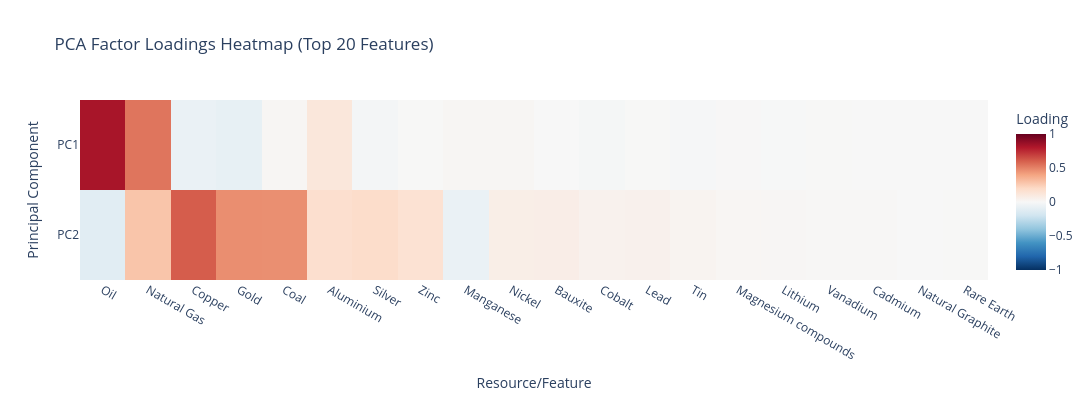
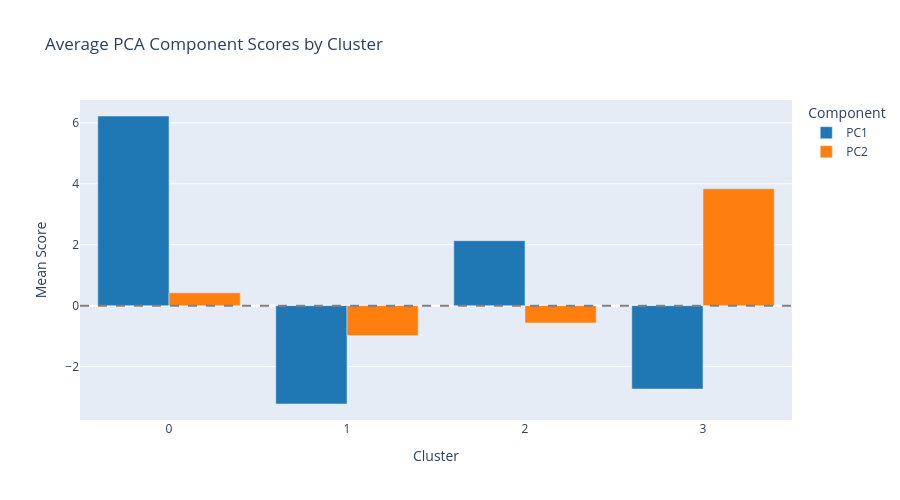
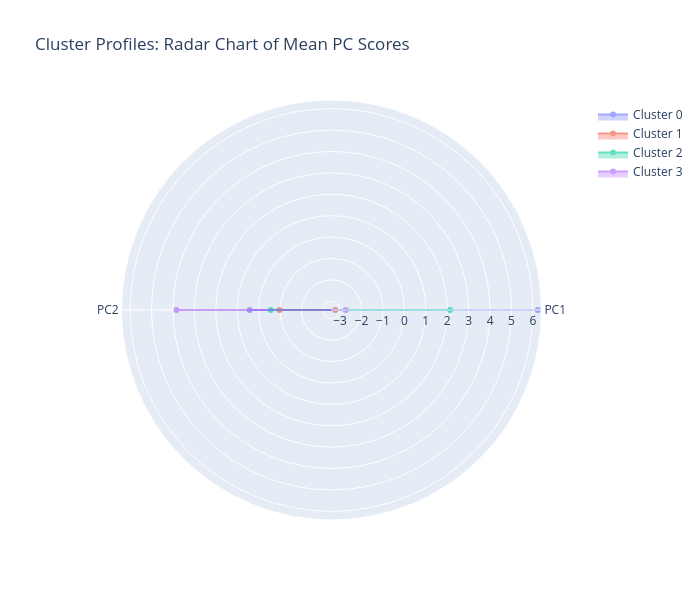

The notebook cell these images were saved under, in order:
### Code cell
# =============================================================================
# PART A: Complete Factor Loadings for All 3 PCA Components
# =============================================================================

# Get loadings (correlations between original variables and PCs)
loadings_full = pd.DataFrame(
    pca.components_.T,
    columns=['PC1', 'PC2'],
    index=feature_cols
)

# Display top loadings for each component
print("=" * 70)
print("FACTOR LOADINGS BY PRINCIPAL COMPONENT")
print("=" * 70)

for pc in ['PC1', 'PC2']:
    var_explained = pca.explained_variance_ratio_[int(pc[-1])-1] * 100
    print(f"\n{pc} ({var_explained:.1f}% variance explained)")
    print("-" * 50)
    
    # Sort by absolute loading value
    sorted_loadings = loadings_full[pc].reindex(
        loadings_full[pc].abs().sort_values(ascending=False).index
    )
    
    # Show top 10 positive and negative loadings
    print("\nTop 10 Positive Loadings:")
    top_pos = sorted_loadings[sorted_loadings > 0].head(10)
    for feat, val in top_pos.items():
        print(f"  {feat:40s} {val:+.4f}")
    
    print("\nTop 10 Negative Loadings:")
    top_neg = sorted_loadings[sorted_loadings < 0].head(10)
    for feat, val in top_neg.items():
        print(f"  {feat:40s} {val:+.4f}")

# =============================================================================
# PART B: Loadings Heatmap Visualisation
# =============================================================================

# Select top features by overall importance
top_20_features = loadings_full.abs().sum(axis=1).nlargest(20).index

fig_loadings = px.imshow(
    loadings_full.loc[top_20_features].T,
    labels=dict(x="Resource/Feature", y="Principal Component", color="Loading"),
    title="PCA Factor Loadings Heatmap (Top 20 Features)",
    color_continuous_scale='RdBu_r',
    aspect='auto',
    zmin=-1, zmax=1
)
fig_loadings.update_layout(width=1200, height=400)
fig_loadings.show()

# =============================================================================
# PART C: Cluster Profile - Average PC Scores by Cluster
# =============================================================================

print("\n" + "=" * 70)
print("CLUSTER PROFILES: AVERAGE PCA COMPONENT SCORES")
print("=" * 70)

cluster_means = pca_df.groupby('Cluster')[['PC1', 'PC2']].mean()
cluster_stds = pca_df.groupby('Cluster')[['PC1', 'PC2']].std()
cluster_counts = pca_df.groupby('Cluster').size()

print("\nMean PC Scores by Cluster:")
print(cluster_means.round(3).to_string())

print("\nCluster Sizes:")
print(cluster_counts.to_string())

# Interpretation table
print("\n" + "-" * 70)
print("CLUSTER INTERPRETATION:")
print("-" * 70)

for cluster in sorted(pca_df['Cluster'].unique()):
    n = cluster_counts[cluster]
    pc1_mean = cluster_means.loc[cluster, 'PC1']
    pc2_mean = cluster_means.loc[cluster, 'PC2']

    
    print(f"\nCluster {cluster} (n={n}):")
    print(f"  PC1: {pc1_mean:+.2f}  |  PC2: {pc2_mean:+.2f}  ")
    
    # Sample countries
    sample = pca_df[pca_df['Cluster'] == cluster]['Country'].head(5).tolist()
    print(f"  Sample countries: {', '.join(sample)}")

# =============================================================================
# PART D: Visualise Cluster Means
# =============================================================================

cluster_means_long = cluster_means.reset_index().melt(
    id_vars='Cluster',
    var_name='Component',
    value_name='Mean Score'
)

fig_cluster = px.bar(
    cluster_means_long,
    x='Cluster',
    y='Mean Score',
    color='Component',
    barmode='group',
    title='Average PCA Component Scores by Cluster',
    color_discrete_sequence=['#1f77b4', '#ff7f0e', '#2ca02c']
)
fig_cluster.update_layout(width=900, height=500)
fig_cluster.add_hline(y=0, line_dash="dash", line_color="gray")
fig_cluster.show()

# =============================================================================
# PART E: Radar Chart for Cluster Profiles
# =============================================================================

fig_radar = go.Figure()

for cluster in sorted(pca_df['Cluster'].unique()):
    values = cluster_means.loc[cluster].tolist()
    values.append(values[0])  # Close the radar
    
    fig_radar.add_trace(go.Scatterpolar(
        r=values,
        theta=['PC1', 'PC2',],
        name=f'Cluster {cluster}',
        fill='toself',
        opacity=0.6
    ))

fig_radar.update_layout(
    polar=dict(radialaxis=dict(visible=True)),
    title='Cluster Profiles: Radar Chart of Mean PC Scores',
    width=700,
    height=600
)
fig_radar.show()

### Figure 1 — Plotly figure (JSON) as saved in the notebook; plotly's stock layout.template omitted (floating-point values rounded to 4 significant figures)
{"data": [{"coloraxis": "coloraxis", "hovertemplate": "Resource/Feature: %{x}<br>Principal Component: %{y}<br>Loading: %{z}<extra></extra>", "name": "0", "type": "heatmap", "x": ["Oil", "Natural Gas", "Copper", "Gold", "Coal", "Aluminium", "Silver", "Zinc", "Manganese", "Nickel", "Bauxite", "Cobalt", "Lead", "Tin", "Magnesium compounds", "Lithium", "Vanadium", "Cadmium", "Natural Graphite", "Rare Earth"], "xaxis": "x", "y": ["PC1", "PC2"], "yaxis": "y", "z": [[0.8258, 0.5398, -0.0692, -0.08221, 0.01485, 0.1157, -0.0216, 0.003358, 0.01646, 0.01615, 0.0009731, -0.01491, 0.002663, -0.01244, 0.004454, -0.003551, 0.002244, 0.001117, -0.002176, 0.0005699], [-0.1143, 0.2828, 0.6071, 0.4676, 0.4646, 0.1681, 0.1826, 0.1517, -0.0679, 0.06784, 0.06801, 0.04156, 0.04645, 0.03006, 0.01669, 0.01347, 0.00841, 0.007838, -0.002586, 0.002136]]}], "layout": {"coloraxis": {"cmax": 1, "cmin": -1, "colorbar": {"title": {"text": "Loading"}}, "colorscale": [[0, "rgb(5,48,97)"], [0.1, "rgb(33,102,172)"], [0.2, "rgb(67,147,195)"], [0.3, "rgb(146,197,222)"], [0.4, "rgb(209,229,240)"], [0.5, "rgb(247,247,247)"], [0.6, "rgb(253,219,199)"], [0.7, "rgb(244,165,130)"], [0.8, "rgb(214,96,77)"], [0.9, "rgb(178,24,43)"], [1, "rgb(103,0,31)"]]}, "height": 400, "title": {"text": "PCA Factor Loadings Heatmap (Top 20 Features)"}, "width": 1200, "xaxis": {"anchor": "y", "domain": [0, 1], "title": {"text": "Resource/Feature"}}, "yaxis": {"anchor": "x", "autorange": "reversed", "domain": [0, 1], "title": {"text": "Principal Component"}}}}

### Figure 2 — Plotly figure (JSON) as saved in the notebook; plotly's stock layout.template omitted (floating-point values rounded to 4 significant figures)
{"data": [{"alignmentgroup": "True", "hovertemplate": "Component=PC1<br>Cluster=%{x}<br>Mean Score=%{y}<extra></extra>", "legendgroup": "PC1", "marker": {"color": "#1f77b4", "pattern": {"shape": ""}}, "name": "PC1", "offsetgroup": "PC1", "orientation": "v", "showlegend": true, "textposition": "auto", "type": "bar", "x": ["0", "1", "2", "3"], "xaxis": "x", "y": [6.226, -3.228, 2.133, -2.736], "yaxis": "y"}, {"alignmentgroup": "True", "hovertemplate": "Component=PC2<br>Cluster=%{x}<br>Mean Score=%{y}<extra></extra>", "legendgroup": "PC2", "marker": {"color": "#ff7f0e", "pattern": {"shape": ""}}, "name": "PC2", "offsetgroup": "PC2", "orientation": "v", "showlegend": true, "textposition": "auto", "type": "bar", "x": ["0", "1", "2", "3"], "xaxis": "x", "y": [0.4202, -0.9818, -0.5648, 3.836], "yaxis": "y"}], "layout": {"barmode": "group", "height": 500, "legend": {"title": {"text": "Component"}, "tracegroupgap": 0}, "shapes": [{"line": {"color": "gray", "dash": "dash"}, "type": "line", "x0": 0, "x1": 1, "xref": "x domain", "y0": 0, "y1": 0, "yref": "y"}], "title": {"text": "Average PCA Component Scores by Cluster"}, "width": 900, "xaxis": {"anchor": "y", "domain": [0, 1], "title": {"text": "Cluster"}}, "yaxis": {"anchor": "x", "domain": [0, 1], "title": {"text": "Mean Score"}}}}

### Figure 3 — Plotly figure (JSON) as saved in the notebook; plotly's stock layout.template omitted (floating-point values rounded to 4 significant figures)
{"data": [{"fill": "toself", "name": "Cluster 0", "opacity": 0.6, "r": [6.226, 0.4202, 6.226], "theta": ["PC1", "PC2"], "type": "scatterpolar"}, {"fill": "toself", "name": "Cluster 1", "opacity": 0.6, "r": [-3.228, -0.9818, -3.228], "theta": ["PC1", "PC2"], "type": "scatterpolar"}, {"fill": "toself", "name": "Cluster 2", "opacity": 0.6, "r": [2.133, -0.5648, 2.133], "theta": ["PC1", "PC2"], "type": "scatterpolar"}, {"fill": "toself", "name": "Cluster 3", "opacity": 0.6, "r": [-2.736, 3.836, -2.736], "theta": ["PC1", "PC2"], "type": "scatterpolar"}], "layout": {"height": 600, "polar": {"radialaxis": {"visible": true}}, "title": {"text": "Cluster Profiles: Radar Chart of Mean PC Scores"}, "width": 700}}
